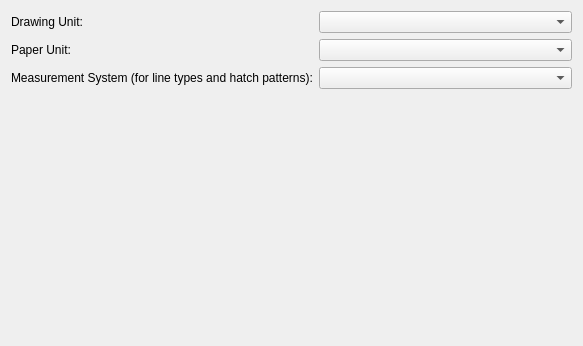
<?xml version="1.0" encoding="UTF-8"?>
<ui version="4.0">
 <class>UnitSettings</class>
 <widget class="QWidget" name="UnitSettings">
  <property name="geometry">
   <rect>
    <x>0</x>
    <y>0</y>
    <width>583</width>
    <height>346</height>
   </rect>
  </property>
  <layout class="QFormLayout" name="formLayout">
   <item row="1" column="0">
    <widget class="QLabel" name="label">
     <property name="text">
      <string>Drawing Unit:</string>
     </property>
    </widget>
   </item>
   <item row="1" column="1">
    <widget class="QComboBox" name="Unit"/>
   </item>
   <item row="2" column="0">
    <widget class="QLabel" name="label_2">
     <property name="text">
      <string>Paper Unit:</string>
     </property>
    </widget>
   </item>
   <item row="2" column="1">
    <widget class="QComboBox" name="PaperUnit"/>
   </item>
   <item row="3" column="1">
    <widget class="QComboBox" name="Measurement"/>
   </item>
   <item row="3" column="0">
    <widget class="QLabel" name="label_3">
     <property name="text">
      <string>Measurement System (for line types and hatch patterns):</string>
     </property>
    </widget>
   </item>
  </layout>
 </widget>
 <resources/>
 <connections/>
</ui>
